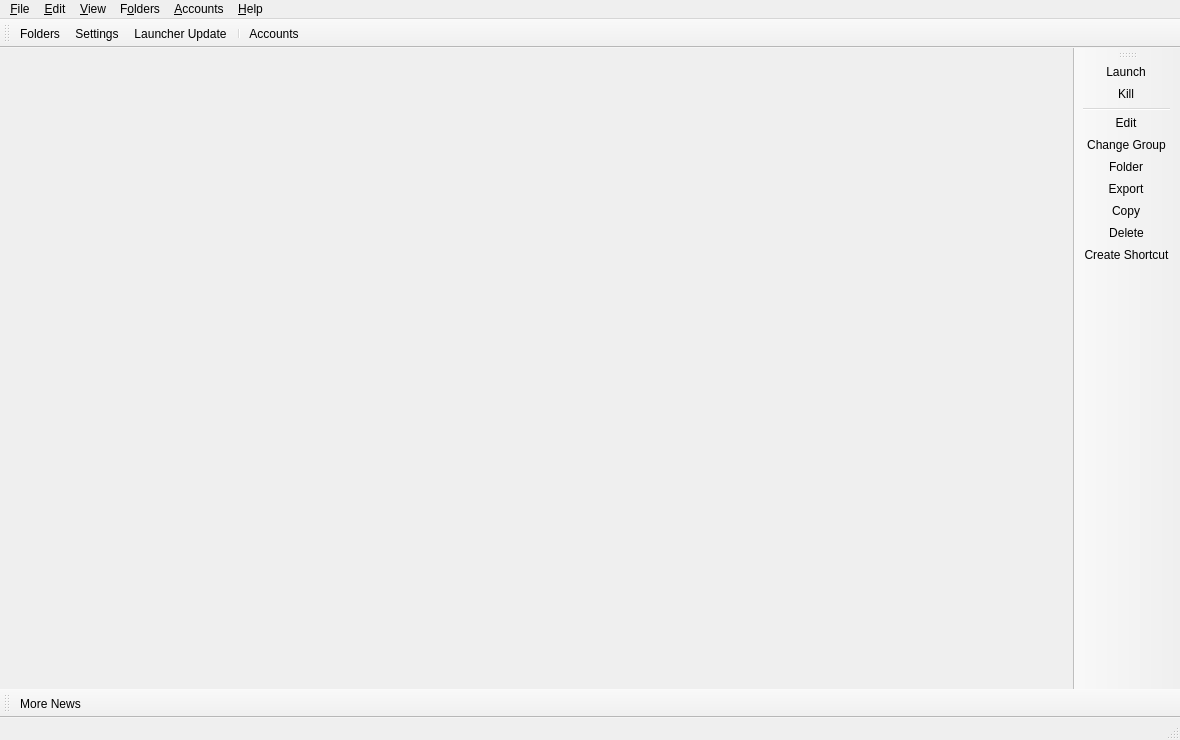
<?xml version="1.0" encoding="UTF-8"?>
<ui version="4.0">
 <class>MainWindow</class>
 <widget class="QMainWindow" name="MainWindow">
  <property name="geometry">
   <rect>
    <x>0</x>
    <y>0</y>
    <width>1180</width>
    <height>740</height>
   </rect>
  </property>
  <widget class="QWidget" name="centralWidget">
   <layout class="QHBoxLayout" name="horizontalLayout">
    <property name="spacing">
     <number>0</number>
    </property>
    <property name="leftMargin">
     <number>0</number>
    </property>
    <property name="topMargin">
     <number>0</number>
    </property>
    <property name="rightMargin">
     <number>0</number>
    </property>
    <property name="bottomMargin">
     <number>0</number>
    </property>
   </layout>
  </widget>
  <widget class="QStatusBar" name="statusBar"/>
  <widget class="QToolBar" name="mainToolBar">
   <property name="windowTitle">
    <string>Main Toolbar</string>
   </property>
   <property name="allowedAreas">
    <set>Qt::BottomToolBarArea|Qt::TopToolBarArea</set>
   </property>
   <property name="toolButtonStyle">
    <enum>Qt::ToolButtonTextBesideIcon</enum>
   </property>
   <property name="floatable">
    <bool>false</bool>
   </property>
   <attribute name="toolBarArea">
    <enum>TopToolBarArea</enum>
   </attribute>
   <attribute name="toolBarBreak">
    <bool>false</bool>
   </attribute>
   <addaction name="actionFoldersButton"/>
   <addaction name="actionSettings"/>
   <addaction name="actionCheckUpdate"/>
   <addaction name="separator"/>
   <addaction name="actionAccountsButton"/>
  </widget>
  <widget class="QToolBar" name="newsToolBar">
   <property name="visible">
    <bool>false</bool>
   </property>
   <property name="windowTitle">
    <string>News Toolbar</string>
   </property>
   <property name="allowedAreas">
    <set>Qt::BottomToolBarArea|Qt::TopToolBarArea</set>
   </property>
   <property name="iconSize">
    <size>
     <width>16</width>
     <height>16</height>
    </size>
   </property>
   <property name="toolButtonStyle">
    <enum>Qt::ToolButtonTextBesideIcon</enum>
   </property>
   <property name="floatable">
    <bool>false</bool>
   </property>
   <attribute name="toolBarArea">
    <enum>BottomToolBarArea</enum>
   </attribute>
   <attribute name="toolBarBreak">
    <bool>false</bool>
   </attribute>
   <addaction name="actionMoreNews"/>
  </widget>
  <widget class="WideBar" name="instanceToolBar">
   <property name="visible">
    <bool>false</bool>
   </property>
   <property name="windowTitle">
    <string>Instance Toolbar</string>
   </property>
   <property name="allowedAreas">
    <set>Qt::LeftToolBarArea|Qt::RightToolBarArea</set>
   </property>
   <property name="iconSize">
    <size>
     <width>16</width>
     <height>16</height>
    </size>
   </property>
   <property name="toolButtonStyle">
    <enum>Qt::ToolButtonTextBesideIcon</enum>
   </property>
   <property name="floatable">
    <bool>false</bool>
   </property>
   <property name="useDefaultAction" stdset="0">
    <bool>true</bool>
   </property>
   <attribute name="toolBarArea">
    <enum>RightToolBarArea</enum>
   </attribute>
   <attribute name="toolBarBreak">
    <bool>false</bool>
   </attribute>
   <addaction name="actionLaunchInstance"/>
   <addaction name="actionKillInstance"/>
   <addaction name="separator"/>
   <addaction name="actionEditInstance"/>
   <addaction name="actionChangeInstGroup"/>
   <addaction name="actionViewSelectedInstFolder"/>
   <addaction name="actionExportInstance"/>
   <addaction name="actionCopyInstance"/>
   <addaction name="actionDeleteInstance"/>
   <addaction name="actionCreateInstanceShortcut"/>
  </widget>
  <widget class="QMenuBar" name="menuBar">
   <property name="geometry">
    <rect>
     <x>0</x>
     <y>0</y>
     <width>1180</width>
     <height>740</height>
    </rect>
   </property>
   <widget class="QMenu" name="fileMenu">
    <property name="title">
     <string>&amp;File</string>
    </property>
    <property name="toolTipsVisible">
     <bool>true</bool>
    </property>
    <addaction name="actionAddInstance"/>
    <addaction name="separator"/>
    <addaction name="actionLaunchInstance"/>
    <addaction name="actionKillInstance"/>
    <addaction name="separator"/>
    <addaction name="actionEditInstance"/>
    <addaction name="actionChangeInstGroup"/>
    <addaction name="actionViewSelectedInstFolder"/>
    <addaction name="actionExportInstance"/>
    <addaction name="actionCopyInstance"/>
    <addaction name="actionDeleteInstance"/>
    <addaction name="actionCreateInstanceShortcut"/>
    <addaction name="separator"/>
    <addaction name="actionSettings"/>
    <addaction name="actionCloseWindow"/>
   </widget>
   <widget class="QMenu" name="editMenu">
    <property name="title">
     <string>&amp;Edit</string>
    </property>
    <property name="toolTipsVisible">
     <bool>true</bool>
    </property>
    <addaction name="actionUndoTrashInstance"/>
   </widget>
   <widget class="QMenu" name="viewMenu">
    <property name="title">
     <string>&amp;View</string>
    </property>
    <property name="toolTipsVisible">
     <bool>true</bool>
    </property>
    <addaction name="actionChangeTheme"/>
    <addaction name="separator"/>
    <addaction name="actionCAT"/>
    <addaction name="actionToggleStatusBar"/>
    <addaction name="actionLockToolbars"/>
    <addaction name="separator"/>
   </widget>
   <widget class="QMenu" name="foldersMenu">
    <property name="title">
     <string>F&amp;olders</string>
    </property>
    <property name="toolTipsVisible">
     <bool>true</bool>
    </property>
    <addaction name="actionViewLauncherRootFolder"/>
    <addaction name="separator"/>
    <addaction name="actionViewInstanceFolder"/>
    <addaction name="actionViewCentralModsFolder"/>
    <addaction name="actionViewSkinsFolder"/>
    <addaction name="actionViewJavaFolder"/>
    <addaction name="separator"/>
    <addaction name="actionViewIconThemeFolder"/>
    <addaction name="actionViewWidgetThemeFolder"/>
    <addaction name="actionViewCatPackFolder"/>
    <addaction name="actionViewIconsFolder"/>
    <addaction name="separator"/>
    <addaction name="actionViewLogsFolder"/>
   </widget>
   <widget class="QMenu" name="accountsMenu">
    <property name="title">
     <string>&amp;Accounts</string>
    </property>
   </widget>
   <widget class="QMenu" name="helpMenu">
    <property name="title">
     <string>&amp;Help</string>
    </property>
    <property name="toolTipsVisible">
     <bool>true</bool>
    </property>
    <addaction name="actionClearMetadata"/>
    <addaction name="actionReportBug"/>
    <addaction name="actionViewLog"/>
    <addaction name="actionAddToPATH"/>
    <addaction name="separator"/>
    <addaction name="actionMATRIX"/>
    <addaction name="actionDISCORD"/>
    <addaction name="actionREDDIT"/>
    <addaction name="separator"/>
    <addaction name="actionMoreNews"/>
    <addaction name="actionCheckUpdate"/>
    <addaction name="actionCheckModpackUpdates"/>
    <addaction name="actionOpenWiki"/>
    <addaction name="actionAbout"/>
   </widget>
   <addaction name="fileMenu"/>
   <addaction name="editMenu"/>
   <addaction name="viewMenu"/>
   <addaction name="foldersMenu"/>
   <addaction name="accountsMenu"/>
   <addaction name="helpMenu"/>
  </widget>
  <action name="actionMoreNews">
   <property name="icon">
    <iconset theme="news"/>
   </property>
   <property name="text">
    <string>More News...</string>
   </property>
   <property name="toolTip">
    <string>Open the development blog to read more news about %1.</string>
   </property>
  </action>
  <action name="actionCAT">
   <property name="checkable">
    <bool>true</bool>
   </property>
   <property name="icon">
    <iconset theme="cat"/>
   </property>
   <property name="text">
    <string>&amp;Meow</string>
   </property>
   <property name="toolTip">
    <string>It's a fluffy kitty :3</string>
   </property>
  </action>
  <action name="actionToggleStatusBar">
   <property name="checkable">
    <bool>true</bool>
   </property>
   <property name="text">
    <string>Status Bar</string>
   </property>
  </action>
  <action name="actionLockToolbars">
   <property name="checkable">
    <bool>true</bool>
   </property>
   <property name="text">
    <string>Lock Toolbars</string>
   </property>
  </action>
  <action name="actionUndoTrashInstance">
   <property name="enabled">
    <bool>false</bool>
   </property>
   <property name="text">
    <string>&amp;Undo Last Instance Deletion</string>
   </property>
  </action>
  <action name="actionAddInstance">
   <property name="icon">
    <iconset theme="new"/>
   </property>
   <property name="text">
    <string>Add Instanc&amp;e...</string>
   </property>
   <property name="toolTip">
    <string>Add a new instance.</string>
   </property>
  </action>
   <action name="actionCheckUpdate">
    <property name="icon">
     <iconset theme="checkupdate"/>
    </property>
    <property name="text">
     <string>Launcher &amp;Update...</string>
    </property>
    <property name="toolTip">
     <string>Check for new updates for %1.</string>
    </property>
    <property name="menuRole">
     <enum>QAction::ApplicationSpecificRole</enum>
    </property>
   </action>
   <action name="actionCheckModpackUpdates">
    <property name="icon">
     <iconset theme="checkupdate"/>
    </property>
    <property name="text">
     <string>Check for &amp;Modpack Updates</string>
    </property>
    <property name="toolTip">
     <string>Check for updates to all modpacks.</string>
    </property>
   </action>
  <action name="actionSettings">
   <property name="icon">
    <iconset theme="settings"/>
   </property>
   <property name="text">
    <string>Setti&amp;ngs...</string>
   </property>
   <property name="toolTip">
    <string>Change settings.</string>
   </property>
   <property name="menuRole">
    <enum>QAction::PreferencesRole</enum>
   </property>
  </action>
  <action name="actionManageSkins">
   <property name="icon">
    <iconset theme="settings"/>
   </property>
   <property name="text">
    <string>Manage &amp;Skins...</string>
   </property>
  </action>
  <action name="actionManageAccounts">
   <property name="icon">
    <iconset theme="accounts"/>
   </property>
   <property name="text">
    <string>&amp;Manage Accounts...</string>
   </property>
  </action>
  <action name="actionLaunchInstance">
   <property name="icon">
    <iconset theme="launch"/>
   </property>
   <property name="text">
    <string>&amp;Launch</string>
   </property>
   <property name="toolTip">
    <string>Launch the selected instance.</string>
   </property>
  </action>
  <action name="actionKillInstance">
   <property name="icon">
    <iconset theme="status-bad"/>
   </property>
   <property name="text">
    <string>&amp;Kill</string>
   </property>
   <property name="toolTip">
    <string>Kill the running instance.</string>
   </property>
   <property name="shortcut">
    <string>Ctrl+K</string>
   </property>
  </action>
  <action name="actionRenameInstance">
   <property name="icon">
    <iconset theme="rename"/>
   </property>
   <property name="text">
    <string>Rename</string>
   </property>
   <property name="toolTip">
    <string>Rename the selected instance.</string>
   </property>
  </action>
  <action name="actionChangeInstGroup">
   <property name="icon">
    <iconset theme="tag"/>
   </property>
   <property name="text">
    <string>&amp;Change Group...</string>
   </property>
   <property name="toolTip">
    <string>Change the selected instance's group.</string>
   </property>
   <property name="shortcut">
    <string>Ctrl+G</string>
   </property>
  </action>
  <action name="actionChangeInstIcon">
   <property name="text">
    <string>Change Icon</string>
   </property>
   <property name="toolTip">
    <string>Change the selected instance's icon.</string>
   </property>
  </action>
  <action name="actionEditInstance">
   <property name="icon">
    <iconset theme="settings"/>
   </property>
   <property name="text">
    <string>&amp;Edit...</string>
   </property>
   <property name="toolTip">
    <string>Change the instance settings, mods and versions.</string>
   </property>
   <property name="shortcut">
    <string>Ctrl+I</string>
   </property>
  </action>
  <action name="actionViewSelectedInstFolder">
   <property name="icon">
    <iconset theme="viewfolder"/>
   </property>
   <property name="text">
    <string>&amp;Folder</string>
   </property>
   <property name="toolTip">
    <string>Open the selected instance's root folder in a file browser.</string>
   </property>
  </action>
  <action name="actionDeleteInstance">
   <property name="icon">
    <iconset theme="delete"/>
   </property>
   <property name="text">
    <string>Dele&amp;te</string>
   </property>
   <property name="toolTip">
    <string>Delete the selected instance.</string>
   </property>
   <property name="autoRepeat">
    <bool>false</bool>
   </property>
  </action>
  <action name="actionCopyInstance">
   <property name="icon">
    <iconset theme="copy"/>
   </property>
   <property name="text">
    <string>Cop&amp;y...</string>
   </property>
   <property name="toolTip">
    <string>Copy the selected instance.</string>
   </property>
   <property name="shortcut">
    <string>Ctrl+D</string>
   </property>
  </action>
  <action name="actionExportInstance">
   <property name="icon">
    <iconset theme="export"/>
   </property>
   <property name="text">
    <string>E&amp;xport...</string>
   </property>
   <property name="toolTip">
    <string>Export the selected instance to supported formats.</string>
   </property>
  </action>
  <action name="actionExportInstanceZip">
   <property name="icon">
    <iconset theme="launcher"/>
   </property>
   <property name="text">
    <string>Prism Launcher (zip)</string>
   </property>
  </action>
  <action name="actionExportInstanceMrPack">
   <property name="icon">
    <iconset theme="modrinth"/>
   </property>
   <property name="text">
    <string>Modrinth (mrpack)</string>
   </property>
  </action>
  <action name="actionExportInstanceFlamePack">
   <property name="icon">
    <iconset theme="flame"/>
   </property>
   <property name="text">
    <string>CurseForge (zip)</string>
   </property>
  </action>
  <action name="actionCreateInstanceShortcut">
   <property name="icon">
    <iconset theme="shortcut"/>
   </property>
   <property name="text">
    <string>Create Shortcut</string>
   </property>
   <property name="toolTip">
    <string>Creates a shortcut on a selected folder to launch the selected instance.</string>
   </property>
  </action>
  <action name="actionNoAccountsAdded">
   <property name="icon">
    <iconset theme="noaccount"/>
   </property>
   <property name="text">
    <string>No accounts added!</string>
   </property>
  </action>
  <action name="actionNoDefaultAccount">
   <property name="checkable">
    <bool>true</bool>
   </property>
   <property name="icon">
    <iconset theme="noaccount"/>
   </property>
   <property name="text">
    <string>No Default Account</string>
   </property>
   <property name="shortcut">
    <string>Ctrl+0</string>
   </property>
  </action>
  <action name="actionCloseWindow">
   <property name="icon">
    <iconset theme="status-bad"/>
   </property>
   <property name="text">
    <string>Close &amp;Window</string>
   </property>
   <property name="toolTip">
    <string>Close the current window</string>
   </property>
   <property name="menuRole">
    <enum>QAction::MenuRole::NoRole</enum>
   </property>
  </action>
  <action name="actionViewInstanceFolder">
   <property name="icon">
    <iconset theme="viewfolder"/>
   </property>
   <property name="text">
    <string>&amp;Instances</string>
   </property>
   <property name="toolTip">
    <string>Open the instances folder in a file browser.</string>
   </property>
  </action>
  <action name="actionViewLauncherRootFolder">
   <property name="icon">
    <iconset theme="viewfolder"/>
   </property>
   <property name="text">
    <string>Launcher &amp;Root</string>
   </property>
   <property name="toolTip">
    <string>Open the launcher's root folder in a file browser.</string>
   </property>
  </action>
  <action name="actionViewCentralModsFolder">
   <property name="icon">
    <iconset theme="centralmods"/>
   </property>
   <property name="text">
    <string>&amp;Central Mods</string>
   </property>
   <property name="toolTip">
    <string>Open the central mods folder in a file browser.</string>
   </property>
  </action>
  <action name="actionViewSkinsFolder">
   <property name="icon">
    <iconset theme="viewfolder"/>
   </property>
   <property name="text">
    <string>&amp;Skins</string>
   </property>
   <property name="toolTip">
    <string>Open the skins folder in a file browser.</string>
   </property>
  </action>
  <action name="actionViewIconsFolder">
   <property name="icon">
    <iconset theme="viewfolder"/>
   </property>
   <property name="text">
    <string>Instance Icons</string>
   </property>
   <property name="toolTip">
    <string>Open the instance icons folder in a file browser.</string>
   </property>
  </action>
  <action name="actionViewLogsFolder">
   <property name="icon">
    <iconset theme="viewfolder"/>
   </property>
   <property name="text">
    <string>Logs</string>
   </property>
   <property name="toolTip">
    <string>Open the logs folder in a file browser.</string>
   </property>
  </action>
  <action name="actionChangeTheme">
   <property name="text">
    <string>Themes</string>
   </property>
  </action>
  <action name="actionReportBug">
   <property name="icon">
    <iconset theme="bug"/>
   </property>
   <property name="text">
    <string>Report a Bug or Suggest a Feature</string>
   </property>
   <property name="toolTip">
    <string>Open the bug tracker to report a bug with %1.</string>
   </property>
  </action>
  <action name="actionDISCORD">
   <property name="icon">
    <iconset theme="discord"/>
   </property>
   <property name="text">
    <string>&amp;Discord Guild</string>
   </property>
   <property name="toolTip">
    <string>Open %1 Discord guild.</string>
   </property>
  </action>
  <action name="actionMATRIX">
   <property name="icon">
    <iconset theme="matrix"/>
   </property>
   <property name="text">
    <string>&amp;Matrix Space</string>
   </property>
   <property name="toolTip">
    <string>Open %1 Matrix space.</string>
   </property>
  </action>
  <action name="actionREDDIT">
   <property name="icon">
    <iconset theme="reddit-alien"/>
   </property>
   <property name="text">
    <string>Sub&amp;reddit</string>
   </property>
   <property name="toolTip">
    <string>Open %1 subreddit.</string>
   </property>
  </action>
  <action name="actionAbout">
   <property name="icon">
    <iconset theme="about"/>
   </property>
   <property name="text">
    <string>&amp;About %1</string>
   </property>
   <property name="toolTip">
    <string>View information about %1.</string>
   </property>
   <property name="menuRole">
    <enum>QAction::AboutRole</enum>
   </property>
  </action>
  <action name="actionClearMetadata">
   <property name="icon">
    <iconset theme="refresh"/>
   </property>
   <property name="text">
    <string>&amp;Clear Metadata Cache</string>
   </property>
   <property name="toolTip">
    <string>Clear cached metadata</string>
   </property>
  </action>
  <action name="actionViewLog">
   <property name="icon">
    <iconset theme="log">
     <normaloff>.</normaloff>.</iconset>
   </property>
   <property name="text">
    <string>View logs</string>
   </property>
   <property name="toolTip">
    <string>View current and previous launcher logs</string>
   </property>
  </action>
  <action name="actionAddToPATH">
   <property name="icon">
    <iconset theme="custom-commands"/>
   </property>
   <property name="text">
    <string>Install to &amp;PATH</string>
   </property>
   <property name="toolTip">
    <string>Install a %1 symlink to /usr/local/bin</string>
   </property>
  </action>
  <action name="actionFoldersButton">
   <property name="icon">
    <iconset theme="viewfolder"/>
   </property>
   <property name="text">
    <string>Folders</string>
   </property>
   <property name="toolTip">
    <string>Open one of the folders shared between instances.</string>
   </property>
  </action>
  <action name="actionHelpButton">
   <property name="icon">
    <iconset theme="help"/>
   </property>
   <property name="text">
    <string>Help</string>
   </property>
   <property name="toolTip">
    <string>Get help with %1 or Minecraft.</string>
   </property>
  </action>
  <action name="actionAccountsButton">
   <property name="icon">
    <iconset theme="noaccount"/>
   </property>
   <property name="text">
    <string>Accounts</string>
   </property>
  </action>
  <action name="actionOpenWiki">
   <property name="icon">
    <iconset theme="help"/>
   </property>
   <property name="text">
    <string>%1 &amp;Wiki</string>
   </property>
   <property name="toolTip">
    <string>Open the %1 wiki</string>
   </property>
  </action>
  <action name="actionViewWidgetThemeFolder">
   <property name="icon">
    <iconset theme="viewfolder"/>
   </property>
   <property name="text">
    <string>&amp;Widget Themes</string>
   </property>
   <property name="toolTip">
    <string>Open the widget themes folder in a file browser.</string>
   </property>
  </action>
  <action name="actionViewIconThemeFolder">
   <property name="icon">
    <iconset theme="viewfolder"/>
   </property>
   <property name="text">
    <string>I&amp;con Theme</string>
   </property>
   <property name="toolTip">
    <string>Open the icon theme folder in a file browser.</string>
   </property>
  </action>
  <action name="actionViewCatPackFolder">
   <property name="icon">
    <iconset theme="viewfolder"/>
   </property>
   <property name="text">
    <string>Cat Packs</string>
   </property>
   <property name="toolTip">
    <string>Open the cat packs folder in a file browser.</string>
   </property>
  </action>
  <action name="actionViewJavaFolder">
   <property name="icon">
    <iconset theme="viewfolder"/>
   </property>
   <property name="text">
    <string>Java</string>
   </property>
   <property name="toolTip">
    <string>Open the Java folder in a file browser. Only available if the built-in Java downloader is used.</string>
   </property>
  </action>
 </widget>
 <customwidgets>
  <customwidget>
   <class>WideBar</class>
   <extends>QToolBar</extends>
   <header>ui/widgets/WideBar.h</header>
  </customwidget>
 </customwidgets>
 <resources/>
 <connections/>
</ui>
